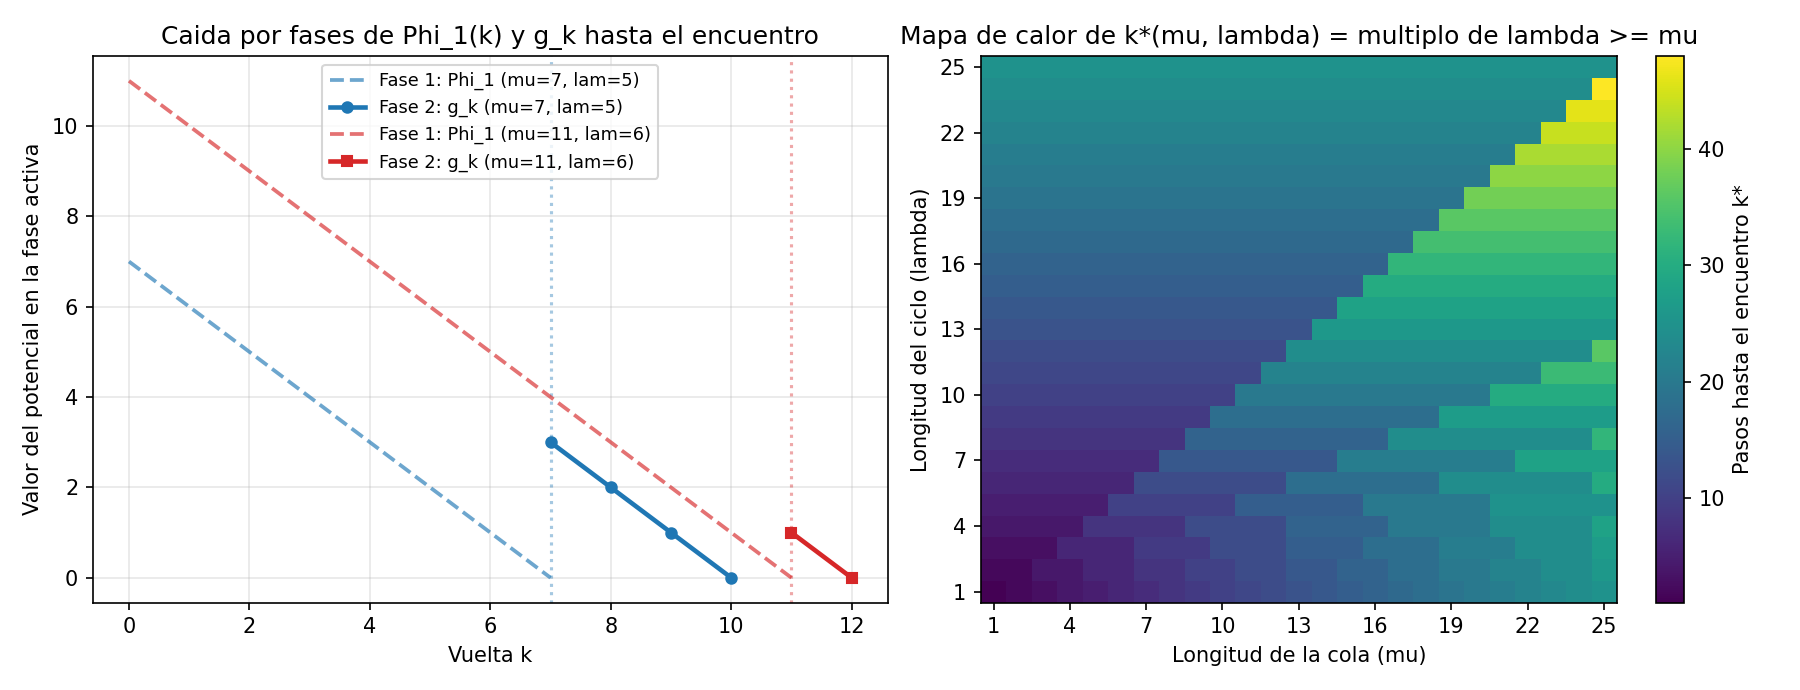

Reproduce this figure in Python.
from pathlib import Path
import matplotlib.pyplot as plt
import numpy as np


class Nodo:
    __slots__ = ("sig", "idx")

    def __init__(self, idx=0):
        self.sig = None
        self.idx = idx


def construir_lista(mu, lam):
    """
    Construye una lista enlazada con una cola de mu nodos y un ciclo de lam nodos.
    Si lam == 0, la lista no tiene ciclo y cuenta con mu nodos en total.
    """
    nodos = [Nodo(i) for i in range(mu + lam)]
    for a, b in zip(nodos, nodos[1:]):
        a.sig = b
    if lam > 0:
        nodos[-1].sig = nodos[mu]
    return (nodos[0] if nodos else None), nodos


def nodo_en_paso(nodos, mu, lam, i):
    """Devuelve el nodo x_i de la sucesion x_0 = cabeza, x_{i+1} = x_i.sig."""
    if lam == 0 or i < mu:
        return nodos[i] if i < len(nodos) else None
    return nodos[mu + (i - mu) % lam]


def floyd(cabeza, vigilar=None):
    """
    Ejecuta el algoritmo de la tortuga y la liebre de Floyd.
    Devuelve (hay_ciclo, vueltas).
    """
    t = h = cabeza
    k = 0
    while h is not None and h.sig is not None:
        if vigilar is not None:
            vigilar(k, t, h)
        t = t.sig
        h = h.sig.sig
        k += 1
        if t is h:
            if vigilar is not None:
                vigilar(k, t, h, final=True)
            return True, k
    return False, k


def traza_con_potenciales(mu, lam):
    """Devuelve la lista de estados por vuelta (k, idx_t, idx_h, fase, phi1, g_k, phi_total)."""
    cabeza, _ = construir_lista(mu, lam)
    k0 = max(mu, 1)
    estados = []

    def registrar(k, t, h, final=False):
        fase = 1 if k < k0 else 2
        phi1 = max(k0 - k, 0)
        gk = (-k) % lam
        phi_total = lam * phi1 + gk
        estados.append((k, t.idx, h.idx, fase, phi1, gk, phi_total))

    floyd(cabeza, vigilar=registrar)
    return estados


if __name__ == "__main__":
    # 1. Traza detallada para mu = 7, lambda = 5
    mu_ej, lam_ej = 7, 5
    estados_ej = traza_con_potenciales(mu_ej, lam_ej)
    print(f"=== Traza paso a paso para mu = {mu_ej}, lambda = {lam_ej} ===")
    print(f"{'k':>3} | {'tortuga (x_k)':>14} | {'liebre (x_2k)':>15} | {'Fase':>9} | {'Phi_1':>5} | {'g_k':>4} | {'Phi total':>9}")
    print("-" * 73)
    for k, it, ih, fase, phi1, gk, ptot in estados_ej:
        etiqueta_f = f"Fase {fase}" if k < estados_ej[-1][0] else "Encuentro"
        print(f"{k:>3} | {'x_' + str(k) + f' (nodo {it})':>14} | {'x_' + str(2*k) + f' (nodo {ih})':>15} | {etiqueta_f:>9} | {phi1:>5} | {gk:>4} | {ptot:>9}")
    print()

    # 2. Verificacion exhaustiva sobre todas las listas con mu, lam in [0, 25]
    casos = 0
    for mu in range(0, 26):
        for lam in range(0, 26):
            if mu + lam == 0:
                continue
            cabeza, nodos = construir_lista(mu, lam)
            prev_g = {}

            def revisar(k, t, h, final=False):
                assert t is nodo_en_paso(nodos, mu, lam, k)
                assert h is nodo_en_paso(nodos, mu, lam, 2 * k)
                if not final and lam > 0 and k >= max(mu, 1):
                    g = (-k) % lam
                    if "val" in prev_g:
                        assert g == prev_g["val"] - 1
                    prev_g["val"] = g

            hay, vueltas = floyd(cabeza, vigilar=revisar)
            assert hay == (lam > 0)
            if lam > 0:
                k0 = max(mu, 1)
                k_est = ((k0 + lam - 1) // lam) * lam
                assert vueltas == k_est <= mu + lam
            else:
                assert vueltas == mu // 2
            casos += 1

    print(f"Verificadas {casos} configuraciones (mu, lambda <= 25): invariante, potencial y pasos exactos sin fallos.")

    print(f"\n{'mu':>5} {'lambda':>7} {'vueltas k*':>11} {'cota mu + lambda':>17}")
    for mu, lam in [(0, 1), (0, 10), (4, 5), (7, 5), (11, 6), (10, 10), (100, 37)]:
        cab, _ = construir_lista(mu, lam)
        _, v = floyd(cab)
        print(f"{mu:>5} {lam:>7} {v:>11} {mu + lam:>17}")

    # 3. Generacion de la figura con 2 paneles
    fig, (ax1, ax2) = plt.subplots(1, 2, figsize=(12, 4.6))

    # Panel 1: evolucion de potenciales para (mu=7, lam=5) y (mu=11, lam=6)
    ejemplos = [
        (7, 5, "#1f77b4", "o"),
        (11, 6, "#d62728", "s"),
    ]
    for mu, lam, color, marker in ejemplos:
        est = traza_con_potenciales(mu, lam)
        ks = [ fila[0] for fila in est ]
        phi1s = [ fila[4] for fila in est ]
        gks = [ fila[5] for fila in est ]

        # Graficamos Phi_1 en fase 1 (k <= mu) y g_k en fase 2 (k >= mu)
        ks_f1 = [k for k in ks if k <= mu]
        p1_f1 = [phi1s[i] for i, k in enumerate(ks) if k <= mu]
        ks_f2 = [k for k in ks if k >= mu]
        gk_f2 = [gks[i] for i, k in enumerate(ks) if k >= mu]

        ax1.plot(ks_f1, p1_f1, linestyle="--", color=color, alpha=0.65, lw=1.8,
                 label=f"Fase 1: Phi_1 (mu={mu}, lam={lam})")
        ax1.plot(ks_f2, gk_f2, linestyle="-", marker=marker, color=color, lw=2.2, markersize=5,
                 label=f"Fase 2: g_k (mu={mu}, lam={lam})")
        ax1.axvline(mu, color=color, linestyle=":", alpha=0.4)

    ax1.set_title("Caida por fases de Phi_1(k) y g_k hasta el encuentro")
    ax1.set_xlabel("Vuelta k")
    ax1.set_ylabel("Valor del potencial en la fase activa")
    ax1.grid(True, alpha=0.3)
    ax1.legend(fontsize=8.5)

    # Panel 2: mapa de calor de k*(mu, lambda) para mu, lambda in [1, 25]
    max_val = 25
    matriz_k = np.zeros((max_val, max_val), dtype=int)
    for m_idx, mu in enumerate(range(1, max_val + 1)):
        for l_idx, lam in enumerate(range(1, max_val + 1)):
            matriz_k[l_idx, m_idx] = ((mu + lam - 1) // lam) * lam

    im = ax2.imshow(matriz_k, origin="lower", cmap="viridis", aspect="auto",
                    extent=[0.5, max_val + 0.5, 0.5, max_val + 0.5])
    cbar = fig.colorbar(im, ax=ax2)
    cbar.set_label("Pasos hasta el encuentro k*")
    ax2.set_title("Mapa de calor de k*(mu, lambda) = multiplo de lambda >= mu")
    ax2.set_xlabel("Longitud de la cola (mu)")
    ax2.set_ylabel("Longitud del ciclo (lambda)")
    ax2.set_xticks(range(1, max_val + 1, 3))
    ax2.set_yticks(range(1, max_val + 1, 3))

    plt.tight_layout()
    salida_png = Path(__file__).with_name("ejercicio-05.png")
    plt.savefig(salida_png, dpi=150)
    print(f"\nGrafica guardada en {salida_png.name}")
